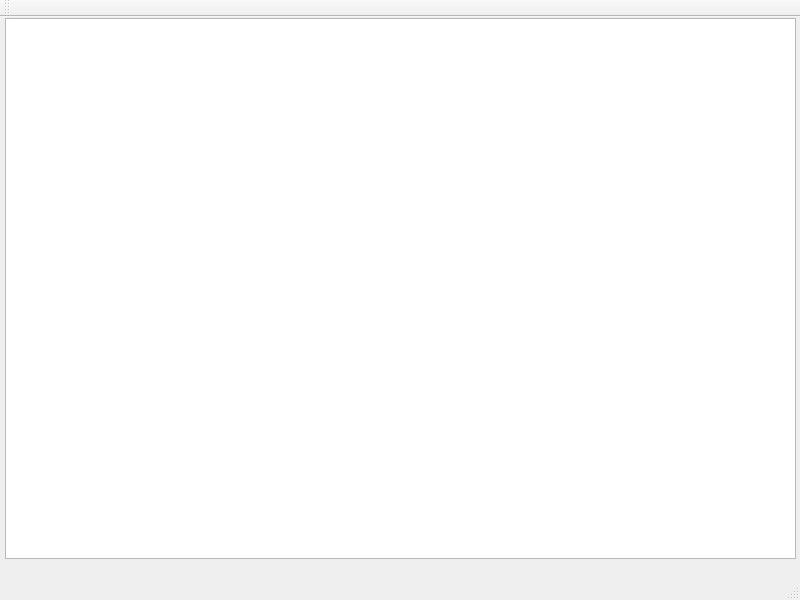
<?xml version="1.0" encoding="UTF-8"?>
<ui version="4.0">
 <class>MainWindow</class>
 <widget class="QMainWindow" name="MainWindow">
  <property name="geometry">
   <rect>
    <x>0</x>
    <y>0</y>
    <width>800</width>
    <height>600</height>
   </rect>
  </property>
  <property name="windowTitle">
   <string>MainWindow</string>
  </property>
  <widget class="QWidget" name="centralWidget">
   <widget class="QGraphicsView" name="graphicsView">
    <property name="geometry">
     <rect>
      <x>5</x>
      <y>1</y>
      <width>791</width>
      <height>541</height>
     </rect>
    </property>
    <property name="lineWidth">
     <number>1</number>
    </property>
   </widget>
  </widget>
  <widget class="QMenuBar" name="menuBar">
   <property name="geometry">
    <rect>
     <x>0</x>
     <y>0</y>
     <width>800</width>
     <height>21</height>
    </rect>
   </property>
  </widget>
  <widget class="QToolBar" name="mainToolBar">
   <attribute name="toolBarArea">
    <enum>TopToolBarArea</enum>
   </attribute>
   <attribute name="toolBarBreak">
    <bool>false</bool>
   </attribute>
  </widget>
  <widget class="QStatusBar" name="statusBar"/>
 </widget>
 <layoutdefault spacing="6" margin="11"/>
 <resources/>
 <connections/>
</ui>
